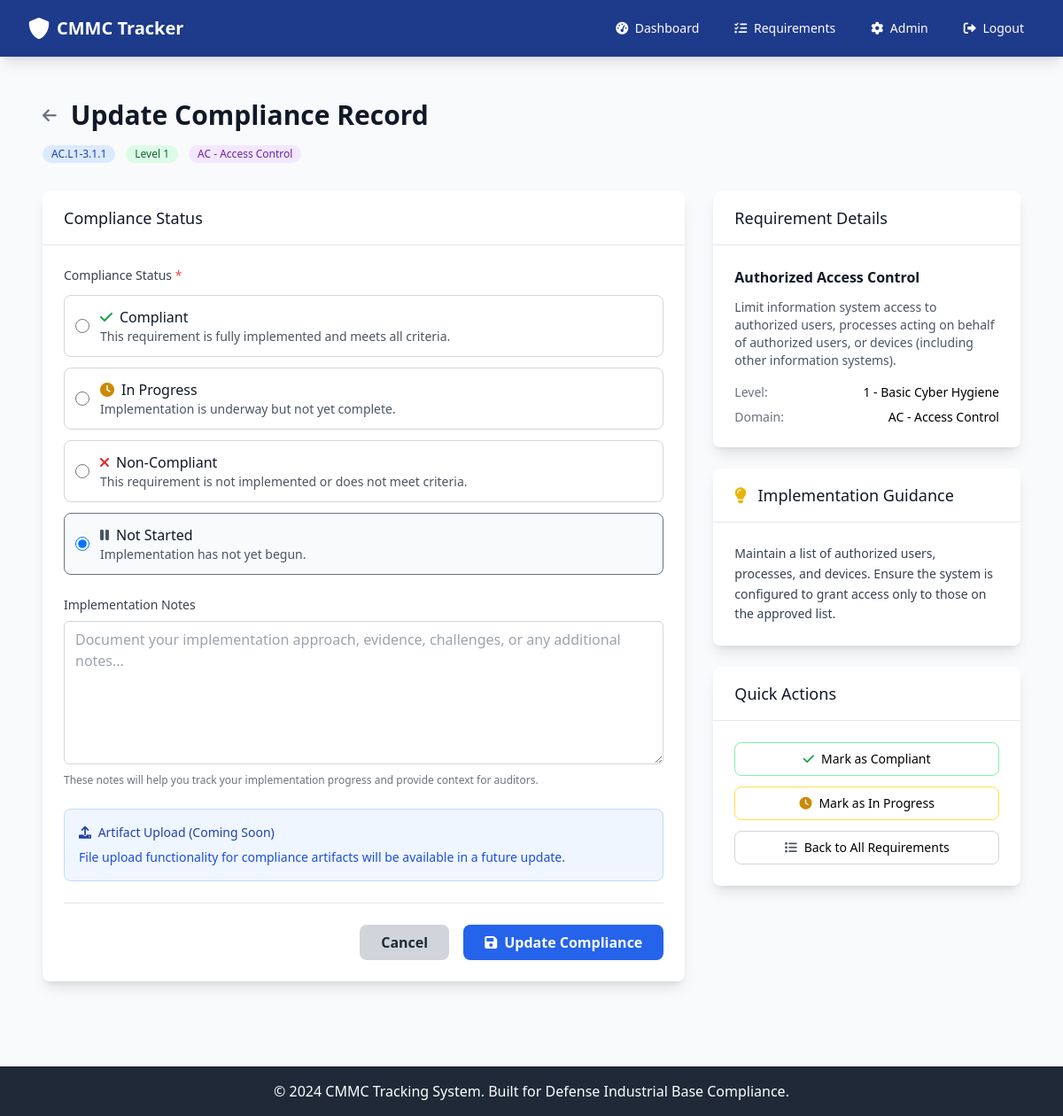
/compliance/1 (signed in), run on the app's committed database.
### app.py (models this page shows)
class CMMCRequirement(db.Model):
    __tablename__ = 'cmmc_requirement'
    id = db.Column(db.Integer, primary_key=True)
    requirement_id = db.Column(db.String(20), unique=True, nullable=False)
    title = db.Column(db.String(200), nullable=False)
    description = db.Column(db.Text, nullable=False)
    level_id = db.Column(db.Integer, db.ForeignKey('cmmc_level.id'), nullable=False)
    domain_id = db.Column(db.Integer, db.ForeignKey('cmmc_domain.id'), nullable=False)
    guidance = db.Column(db.Text)
    created_at = db.Column(db.DateTime, default=datetime.utcnow)
    level = db.relationship('CMMCLevel', backref='requirements')
    domain = db.relationship('CMMCDomain', backref='requirements')

class CMMCLevel(db.Model):
    __tablename__ = 'cmmc_level'
    id = db.Column(db.Integer, primary_key=True)
    level_number = db.Column(db.Integer, unique=True, nullable=False)
    name = db.Column(db.String(100), nullable=False)
    description = db.Column(db.Text)
    created_at = db.Column(db.DateTime, default=datetime.utcnow)

class CMMCDomain(db.Model):
    __tablename__ = 'cmmc_domain'
    id = db.Column(db.Integer, primary_key=True)
    code = db.Column(db.String(10), unique=True, nullable=False)
    name = db.Column(db.String(100), nullable=False)
    description = db.Column(db.Text)
    created_at = db.Column(db.DateTime, default=datetime.utcnow)

### app.py (the view, shortened to what this page needs)
@app.route('/compliance/<int:requirement_id>', methods=['GET', 'POST'])
@login_required
def compliance_record(requirement_id):
    requirement = CMMCRequirement.query.get_or_404(requirement_id)
    record = ComplianceRecord.query.filter_by(
        user_id=session['user_id'],
        requirement_id=requirement_id
    ).first()
    return render_template('compliance_record.html', requirement=requirement, record=record)

### app.py (called while the page is built)
def login_required(f):
    @wraps(f)
    def decorated_function(*args, **kwargs):
        if 'user_id' not in session:
            flash('Please log in to access this page.', 'warning')
            return redirect(url_for('login'))
        return f(*args, **kwargs)
    return decorated_function

### templates/compliance_record.html (shortened to what this page needs)
{% extends "base.html" %}
{% block content %}
<div class="px-4 py-6">
    <div class="mb-8">
        <div class="flex items-center mb-4">
            <a href="{{ url_for('requirements') }}" class="text-gray-500 hover:text-gray-700 mr-4">
                <i class="fas fa-arrow-left text-lg"></i>
            </a>
            <h1 class="text-3xl font-bold text-gray-900">
                Update Compliance Record
            </h1>
        </div>
        <div class="flex items-center space-x-3">
            <span class="inline-flex items-center px-2.5 py-0.5 rounded-full text-xs font-medium bg-blue-100 text-blue-800">
                {{ requirement.requirement_id }}
            </span>
            <span class="inline-flex items-center px-2.5 py-0.5 rounded-full text-xs font-medium bg-green-100 text-green-800">
                Level {{ requirement.level.level_number }}
            </span>
            <span class="inline-flex items-center px-2.5 py-0.5 rounded-full text-xs font-medium bg-purple-100 text-purple-800">
                {{ requirement.domain.code }} - {{ requirement.domain.name }}
            </span>
        </div>
    </div>
    <div class="grid grid-cols-1 lg:grid-cols-3 gap-8">
        <div class="lg:col-span-2">
            <div class="bg-white shadow-lg rounded-lg">
                <div class="px-6 py-4 border-b border-gray-200">
                    <h3 class="text-lg font-medium text-gray-900">Compliance Status</h3>
                </div>
                <form method="POST" class="p-6 space-y-6">
                    <div>
                        <label class="block text-sm font-medium text-gray-700 mb-3">
                            Compliance Status <span class="text-red-500">*</span>
                        </label>
                        <div class="space-y-3">
                            <label class="flex items-center p-3 border rounded-lg cursor-pointer hover:bg-gray-50 {% if record and record.status == 'compliant' %}border-green-500 bg-green-50{% else %}border-gray-300{% endif %}">
                                <input type="radio" name="status" value="compliant"
                                       class="form-radio h-4 w-4 text-green-600 focus:ring-green-500"
                                       {% if record and record.status == 'compliant' %}checked{% endif %}>
                                <div class="ml-3">
                                    <div class="flex items-center">
                                        <i class="fas fa-check text-green-600 mr-2"></i>
                                        <span class="font-medium text-gray-900">Compliant</span>
                                    </div>
                                    <p class="text-sm text-gray-600">This requirement is fully implemented and meets all criteria.</p>
                                </div>
                            </label>
                            <label class="flex items-center p-3 border rounded-lg cursor-pointer hover:bg-gray-50 {% if record and record.status == 'in_progress' %}border-yellow-500 bg-yellow-50{% else %}border-gray-300{% endif %}">
                                <input type="radio" name="status" value="in_progress"
                                       class="form-radio h-4 w-4 text-yellow-600 focus:ring-yellow-500"
                                       {% if record and record.status == 'in_progress' %}checked{% endif %}>
                                <div class="ml-3">
                                    <div class="flex items-center">
                                        <i class="fas fa-clock text-yellow-600 mr-2"></i>
                                        <span class="font-medium text-gray-900">In Progress</span>
                                    </div>
                                    <p class="text-sm text-gray-600">Implementation is underway but not yet complete.</p>
                                </div>
                            </label>
                            <label class="flex items-center p-3 border rounded-lg cursor-pointer hover:bg-gray-50 {% if record and record.status == 'non_compliant' %}border-red-500 bg-red-50{% else %}border-gray-300{% endif %}">
                                <input type="radio" name="status" value="non_compliant"
                                       class="form-radio h-4 w-4 text-red-600 focus:ring-red-500"
                                       {% if record and record.status == 'non_compliant' %}checked{% endif %}>
                                <div class="ml-3">
                                    <div class="flex items-center">
                                        <i class="fas fa-times text-red-600 mr-2"></i>
                                        <span class="font-medium text-gray-900">Non-Compliant</span>
                                    </div>
                                    <p class="text-sm text-gray-600">This requirement is not implemented or does not meet criteria.</p>
                                </div>
                            </label>
                            <label class="flex items-center p-3 border rounded-lg cursor-pointer hover:bg-gray-50 {% if not record or record.status == 'not_started' %}border-gray-500 bg-gray-50{% else %}border-gray-300{% endif %}">
                                <input type="radio" name="status" value="not_started"
                                       class="form-radio h-4 w-4 text-gray-600 focus:ring-gray-500"
                                       {% if not record or record.status == 'not_started' %}checked{% endif %}>
                                <div class="ml-3">
                                    <div class="flex items-center">
                                        <i class="fas fa-pause text-gray-600 mr-2"></i>
                                        <span class="font-medium text-gray-900">Not Started</span>
                                    </div>
                                    <p class="text-sm text-gray-600">Implementation has not yet begun.</p>
                                </div>
                            </label>
                        </div>
                    </div>
                    <div>
                        <label for="notes" class="block text-sm font-medium text-gray-700 mb-2">
                            Implementation Notes
                        </label>
                        <textarea id="notes" name="notes" rows="6"
                                  class="w-full border border-gray-300 rounded-md px-3 py-2 focus:outline-none focus:ring-blue-500 focus:border-blue-500"
                                  placeholder="Document your implementation approach, evidence, challenges, or any additional notes...">{{ record.notes if record else '' }}</textarea>
                        <p class="text-xs text-gray-500 mt-1">These notes will help you track your implementation progress and provide context for auditors.</p>
                    </div>
                    <div class="bg-blue-50 border border-blue-200 rounded-lg p-4">
                        <h4 class="text-sm font-medium text-blue-800 mb-2">
                            <i class="fas fa-upload mr-1"></i>
                            Artifact Upload (Coming Soon)
                        </h4>
                        <p class="text-sm text-blue-700">File upload functionality for compliance artifacts will be available in a future update.</p>
                    </div>
                    <div class="flex justify-end space-x-4 pt-6 border-t border-gray-200">
                        <a href="{{ url_for('requirements') }}"
                           class="bg-gray-300 hover:bg-gray-400 text-gray-800 font-bold py-2 px-6 rounded-lg transition duration-200">
                            Cancel
                        </a>
                        <button type="submit"
                                class="bg-blue-600 hover:bg-blue-700 text-white font-bold py-2 px-6 rounded-lg transition duration-200">
                            <i class="fas fa-save mr-2"></i>Update Compliance
                        </button>
                    </div>
                </form>
            </div>
        </div>
        <div class="lg:col-span-1">
            <div class="bg-white shadow-lg rounded-lg mb-6">
                <div class="px-6 py-4 border-b border-gray-200">
                    <h3 class="text-lg font-medium text-gray-900">Requirement Details</h3>
                </div>
                <div class="p-6">
                    <h4 class="text-md font-semibold text-gray-900 mb-3">{{ requirement.title }}</h4>
                    <p class="text-sm text-gray-600 mb-4">{{ requirement.description }}</p>
                    <div class="space-y-2 text-sm">
                        <div class="flex justify-between">
                            <span class="text-gray-500">Level:</span>
                            <span class="font-medium">{{ requirement.level.level_number }} - {{ requirement.level.name }}</span>
                        </div>
                        <div class="flex justify-between">
                            <span class="text-gray-500">Domain:</span>
                            <span class="font-medium">{{ requirement.domain.code }} - {{ requirement.domain.name }}</span>
                        </div>
                    </div>
                </div>
            </div>
            {% if requirement.guidance %}
            <div class="bg-white shadow-lg rounded-lg">
                <div class="px-6 py-4 border-b border-gray-200">
                    <h3 class="text-lg font-medium text-gray-900">
                        <i class="fas fa-lightbulb text-yellow-500 mr-2"></i>
                        Implementation Guidance
                    </h3>
                </div>
                <div class="p-6">
                    <p class="text-sm text-gray-700 leading-relaxed">{{ requirement.guidance }}</p>
                </div>
            </div>
            {% endif %}
            <div class="bg-white shadow-lg rounded-lg mt-6">
                <div class="px-6 py-4 border-b border-gray-200">
                    <h3 class="text-lg font-medium text-gray-900">Quick Actions</h3>
                </div>
                <div class="p-6 space-y-3">
                    <button onclick="markCompliant()" class="w-full flex items-center justify-center p-2 border border-green-300 rounded-lg hover:bg-green-50 transition duration-200 text-sm">
                        <i class="fas fa-check text-green-600 mr-2"></i>
                        Mark as Compliant
                    </button>
                    <button onclick="markInProgress()" class="w-full flex items-center justify-center p-2 border border-yellow-300 rounded-lg hover:bg-yellow-50 transition duration-200 text-sm">
                        <i class="fas fa-clock text-yellow-600 mr-2"></i>
                        Mark as In Progress
                    </button>
                    <a href="{{ url_for('requirements') }}" class="w-full flex items-center justify-center p-2 border border-gray-300 rounded-lg hover:bg-gray-50 transition duration-200 text-sm">
                        <i class="fas fa-list text-gray-600 mr-2"></i>
                        Back to All Requirements
                    </a>
                </div>
            </div>
        </div>
    </div>
</div>
{% endblock %}

### data on the page
CMMCRequirement: requirement_id "AC.L1-3.1.1", title "Authorized Access Control", description "Limit information system access to authorized users, processes acting on behalf of authorized users, or devices (including other information systems).", guidance "Maintain a list of authorized users, processes, and devices. Ensure the system is configured to grant access only to those on the approved list."
CMMCLevel: level.level_number "1", level.name "Basic Cyber Hygiene"
CMMCDomain: domain.code "AC", domain.name "Access Control"
